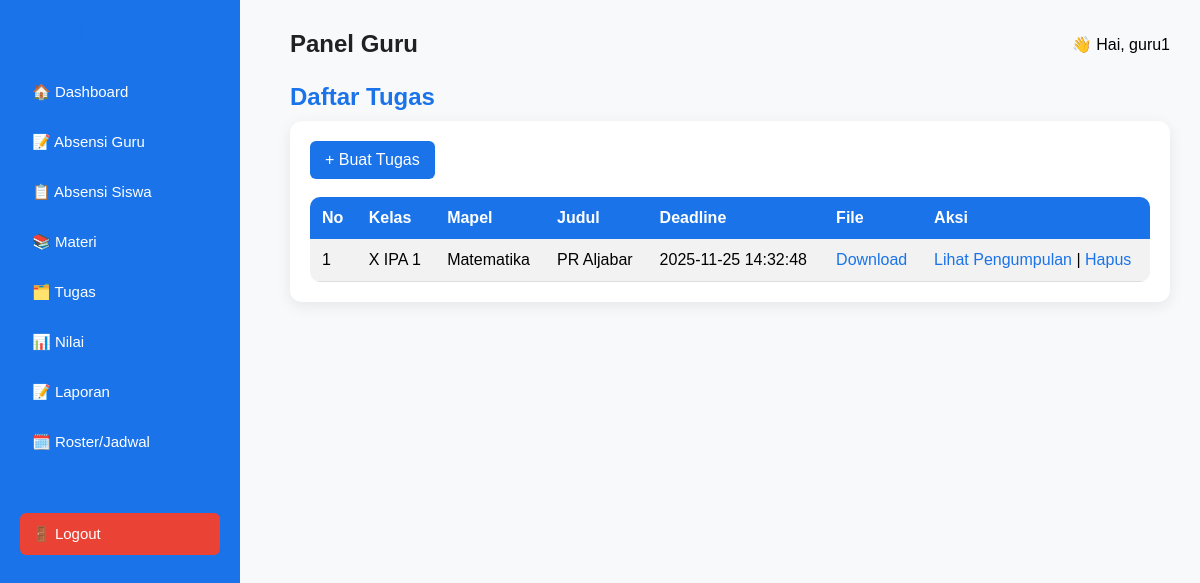
/views/guru/tugas.php (signed in), run on the app's committed database.
### tables this page shows
CREATE TABLE `tugas` (
  `id` int(11) NOT NULL,
  `id_guru` int(11) NOT NULL,
  `id_mapel` int(11) NOT NULL,
  `id_kelas` int(11) NOT NULL,
  `judul_tugas` varchar(255) NOT NULL,
  `deskripsi` text DEFAULT NULL,
  `file_path` varchar(255) DEFAULT NULL,
  `deadline` datetime NOT NULL,
  `tanggal_buat` timestamp NOT NULL DEFAULT current_timestamp()
);

CREATE TABLE `kelas` (
  `id` int(11) NOT NULL,
  `nama_kelas` varchar(50) NOT NULL,
  `id_tahun_ajaran` int(11) NOT NULL
);

CREATE TABLE `mapel` (
  `id` int(11) NOT NULL,
  `nama_mapel` varchar(100) NOT NULL
);

### helpers/auth_helper.php (called while the page is built, shortened)
<?php
function getGuruId(mysqli $conn){
    if(isset($_SESSION['guru_id']) && $_SESSION['guru_id']){
        return $_SESSION['guru_id'];
    }
    return null;
}

### views/guru/tugas.php (the view, shortened to what this page needs)
<?php
include "../../config.php";
include "../../helpers/auth_helper.php";
$id_guru = getGuruId($conn);
?>
<!DOCTYPE html>
<html>
<head>
    <link rel="stylesheet" href="../../assets/css/style.css">
</head>
<body>
<?php include "sidebar.php"; ?>
<div class="content">
<?php include "header.php"; ?>
<h2>Daftar Tugas</h2>
<div class="card">
<a href="tugas_add.php" class="btn">+ Buat Tugas</a>
<br><br>
<table class="tabel">
    <tr>
        <th>No</th>
        <th>Kelas</th>
        <th>Mapel</th>
        <th>Judul</th>
        <th>Deadline</th>
        <th>File</th>
        <th>Aksi</th>
    </tr>
<?php
$no = 1;
$q = mysqli_query($conn,
"SELECT tugas.*, kelas.nama_kelas, mapel.nama_mapel
 FROM tugas
 JOIN kelas ON tugas.id_kelas = kelas.id
 JOIN mapel ON tugas.id_mapel = mapel.id
 WHERE tugas.id_guru = '$id_guru'
 ORDER BY tugas.id DESC"
);
while($d = mysqli_fetch_assoc($q)){
?>
<tr>
    <td><?= $no++; ?></td>
    <td><?= $d['nama_kelas']; ?></td>
    <td><?= $d['nama_mapel']; ?></td>
    <td><?= $d['judul_tugas']; ?></td>
    <td><?= $d['deadline']; ?></td>
    <td>
        <?php if($d['file_path']){ ?>
            <a href="<?= $d['file_path']; ?>" target="_blank">Download</a>
        <?php } else { echo "-"; } ?>
    </td>
    <td>
        <a href="tugas_kumpul.php?id=<?= $d['id']; ?>">Lihat Pengumpulan</a> |
        <a href="tugas_delete.php?id=<?= $d['id']; ?>" onclick="return confirm('Hapus tugas ini?')">
            Hapus
        </a>
    </td>
</tr>
<?php } ?>
</table>
</div>
</div>
</body>
</html>

### assets/css/style.css (style rules this page uses)
* { box-sizing: border-box; }
body { margin:0; padding:0; font-family:'Poppins', sans-serif; background:#F8F9FA; }
h2 { margin:0 0 10px; color:#1A73E8; }
.content { margin-left:260px; padding:30px; }
.card { background:white; padding:20px; border-radius:12px; box-shadow:0 4px 15px rgba(0,0,0,0.08); margin-bottom:20px; }
.tabel { width:100%; border-collapse:collapse; background:white; border-radius:10px; overflow:hidden; }
.tabel th { background:#1A73E8; color:white; padding:12px; text-align:left; }
.tabel td { padding:10px; border-bottom:1px solid #ddd; }
.btn { appearance: none; display:inline-block; padding:10px 15px; background:#1A73E8; color:white; text-decoration:none; font-family: inherit; border: 0; border-radius:6px; }
a { color:#1A73E8; text-decoration:none; }
.tabel tr:nth-child(even) { background:#f2f2f2; }
.tabel td, .tabel th { padding:12px; }

### data on the page
tugas: id_kelas.nama_kelas "X IPA 1", id_mapel.nama_mapel "Matematika", judul_tugas "PR Aljabar", deadline "2025-11-25 14:32:48"

### other printed values
$_SESSION['username'] "guru1"
